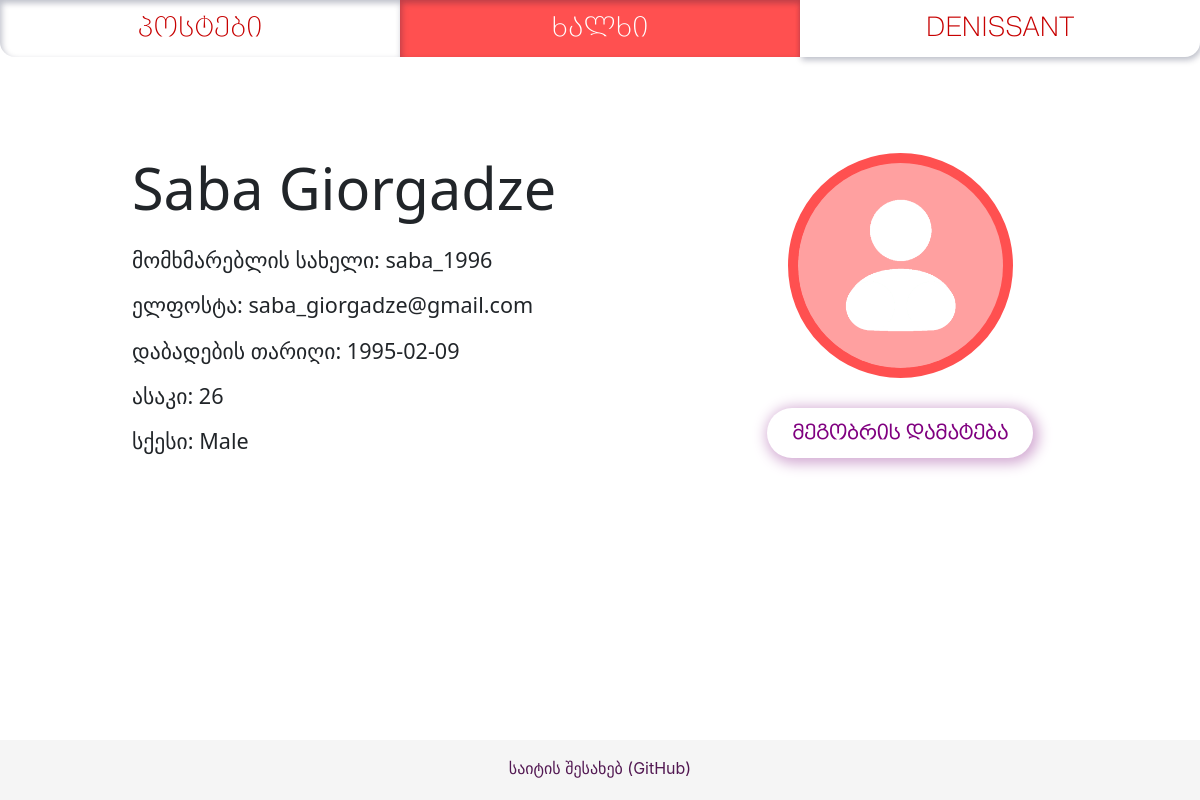
/people/saba_1996 (signed in), run on the app's committed database.
### app/models/users.py (models this page shows, shortened)
class User(db.Model, UserMixin):
    __tablename__ = 'users'
    id = db.Column(db.Integer, primary_key=True)
    username = db.Column(db.String(16), unique=True, nullable=False, index=True)
    password = db.Column(db.String(255))
    name_first = db.Column(db.String)
    name_last = db.Column(db.String)
    email = db.Column(db.String(64), unique=True, nullable=False, index=True)
    sex = db.Column(db.String)
    dob = db.Column(db.Date)
    age = db.Column(db.Integer)
    picture = db.Column(db.String)
    post = db.relationship('PostsModel', backref='User', uselist=False)
    comment = db.relationship('Comment', backref='User', uselist=False)
    roles = db.relationship('Role', secondary=roles_users,
                            backref=db.backref('users', lazy='dynamic'))
    @classmethod
    def find_by_username(cls, temp_username):
        return cls.query.filter_by(username=temp_username).first()

### app/profiles/views.py (the view, shortened to what this page needs)
@profiles_blueprint.route('/')
@profiles_blueprint.route('/<username>', methods=['GET', 'POST'])
def list_people(username=None):
    if username:
        friend_request_form = FriendRequestForm()
        incoming_requests = FriendRequest.query.filter_by(recipient_user=current_user.id, active=1).all()
        incoming_requests_ids = [r.id for r in incoming_requests]
        incoming_requests_senders = [r.sender_user for r in incoming_requests]
        incoming_requests = [incoming_requests_ids, incoming_requests_senders]
        user = User.find_by_username(username)
        friend_asked = FriendRequest.query.filter_by(recipient_user=user.id,
                                                     sender_user=current_user.id,
                                                     active=1).first()
        return render_template('people_profile.html', pages=generate_nav_links(),
                               user=user,
                               friend_request_form=friend_request_form,
                               friend_asked=friend_asked,
                               incoming_requests=incoming_requests)
    else:
        people_list = User.query.all()
        return render_template('people.html', pages=generate_nav_links(), people_list=people_list)

### app/profiles/forms.py
class FriendRequestForm(FlaskForm):
    sender_user = StringField('current_user_id',
                              validators=[
                                  DataRequired(message="no current_user id")
                              ])
    receiving_user = StringField('receiving_user_id',
                                 validators=[
                                     DataRequired(message="no receiving_user id")
                                 ])
    submit_friend_request = SubmitField('მეგობრის დამატება')
    undo_friend_request = SubmitField('შემოთავაზების გაუქმება')

### app/models/users.py (called while the page is built)
@login_manager.user_loader
def load_user(user_id):
    try:
        return User.query.get(user_id)
    except Exception as e:
        print(e)

### app/tools/nav_link_list.py (called while the page is built)
def generate_nav_links():
    pages_nav_list = [
        ("posts.list_posts", "პოსტები"),
        ("profiles.list_people", "ხალხი"),
        ("auth.auth", "შესვლა")
    ]
    from flask_login import current_user
    if current_user.is_authenticated:
        pages_nav_list[2] = ('profiles.profile', current_user.username.upper())
    return pages_nav_list

### app/profiles/templates/people_profile.html (shortened to what this page needs)
{% extends "base.html" %}
{% block content %}
{% from 'macros_images.html' import show_profile_picture %}
    <div class="profile-container">
        <div class="profile-left-column">
            <h1 class="profile__title"> {{ user.name_first }} {{ user.name_last}} </h1>
            <p class="profile__details"> მომხმარებლის სახელი: {{ user.username }} </p>
            <p class="profile__details"> ელფოსტა: {{ user.email }} </p>
            <p class="profile__details"> დაბადების თარიღი: {{ user.dob }} </p>
            <p class="profile__details"> ასაკი: {{ user.age }} </p>
            <p class="profile__details"> სქესი: {{ user.sex }} </p>
        </div>
        <div class="profile-right-column">
            {{ show_profile_picture(user, 'profile__profile-picture') }}
                <form method="POST">
                {% if user.id in incoming_requests[1] %}
                <div class="profile__friend-double">
                    <button class="profile__request-agree"
                            onclick="answerFriendRequest(1, {{ incoming_requests[0][incoming_requests[1].index(user.id)] }},
                                            {{ current_user.id }})">
                        თანხმობა მეგობრობაზე
                    </button>
                    <button class="profile__request-deny"
                            onclick="answerFriendRequest(0, {{ incoming_requests[0][incoming_requests[1].index(user.id)] }},
                                            {{ current_user.id }})">
                        უარის თქმა
                    </button>
                </div>
                {% elif not friend_asked %}
                    {{ friend_request_form.submit_friend_request }}
                {% else %}
                <div class="profile__friend-double">
                    <span id="profile__request-done"> შემოთავაზება გაგზავნილია </span>
                    {{ friend_request_form.undo_friend_request }}
                </div>
                {% endif %}
                </form>
        </div>
    </div>
{% endblock %}

### app/static/styles.css (style rules this page uses)
html, body { margin: 0; padding: 0; height: 100%; background-color: rgb(255, 248, 250); }
* { box-sizing: border-box; }

### app/profiles/static/style.css (style rules this page uses)
body { background-color: white; }
.profile-container { display: flex; justify-content: center; padding: 8% 0 0 0; }
.profile-left-column { display: flex; flex-direction: column; align-items: flex-start; width: 50%; }
.profile-right-column { display: flex; flex-direction: column; align-items: center; float: right; align-self: flex-end; width: 28%; }
.profile__title { font-size: 3.6rem; margin: 0 0 1rem 0; font-weight: lighter; font-family: "Segoe UI", sans-serif; }
.profile__details { font-size: 1.35rem; margin: 0.4rem 0; font-weight: lighter; font-family: "Segoe UI", sans-serif; }
#submit_friend_request { padding: 0.625rem 1.56rem 0.625rem 1.56rem; margin: 1.9rem; font-weight: bold; color: #800080; font-family: "BPG Nino Elite Exp Caps", sans-serif; border-radius: 2.5rem; border: none; background-color: white; box-shadow: 0.15rem 0.15rem 0.85rem 0.2rem #d2a9d2; font-size: 1.25rem; user-select: none; }

### data on the page
User: name_first "Saba", name_last "Giorgadze", username "saba_1996", email "saba_giorgadze@gmail.com", dob "1995-02-09", age "26", sex "Male"

### other printed values
{{ page[1] }} "პოსტები" "DENISSANT"
{{ page[1] }} "ხალხი"
